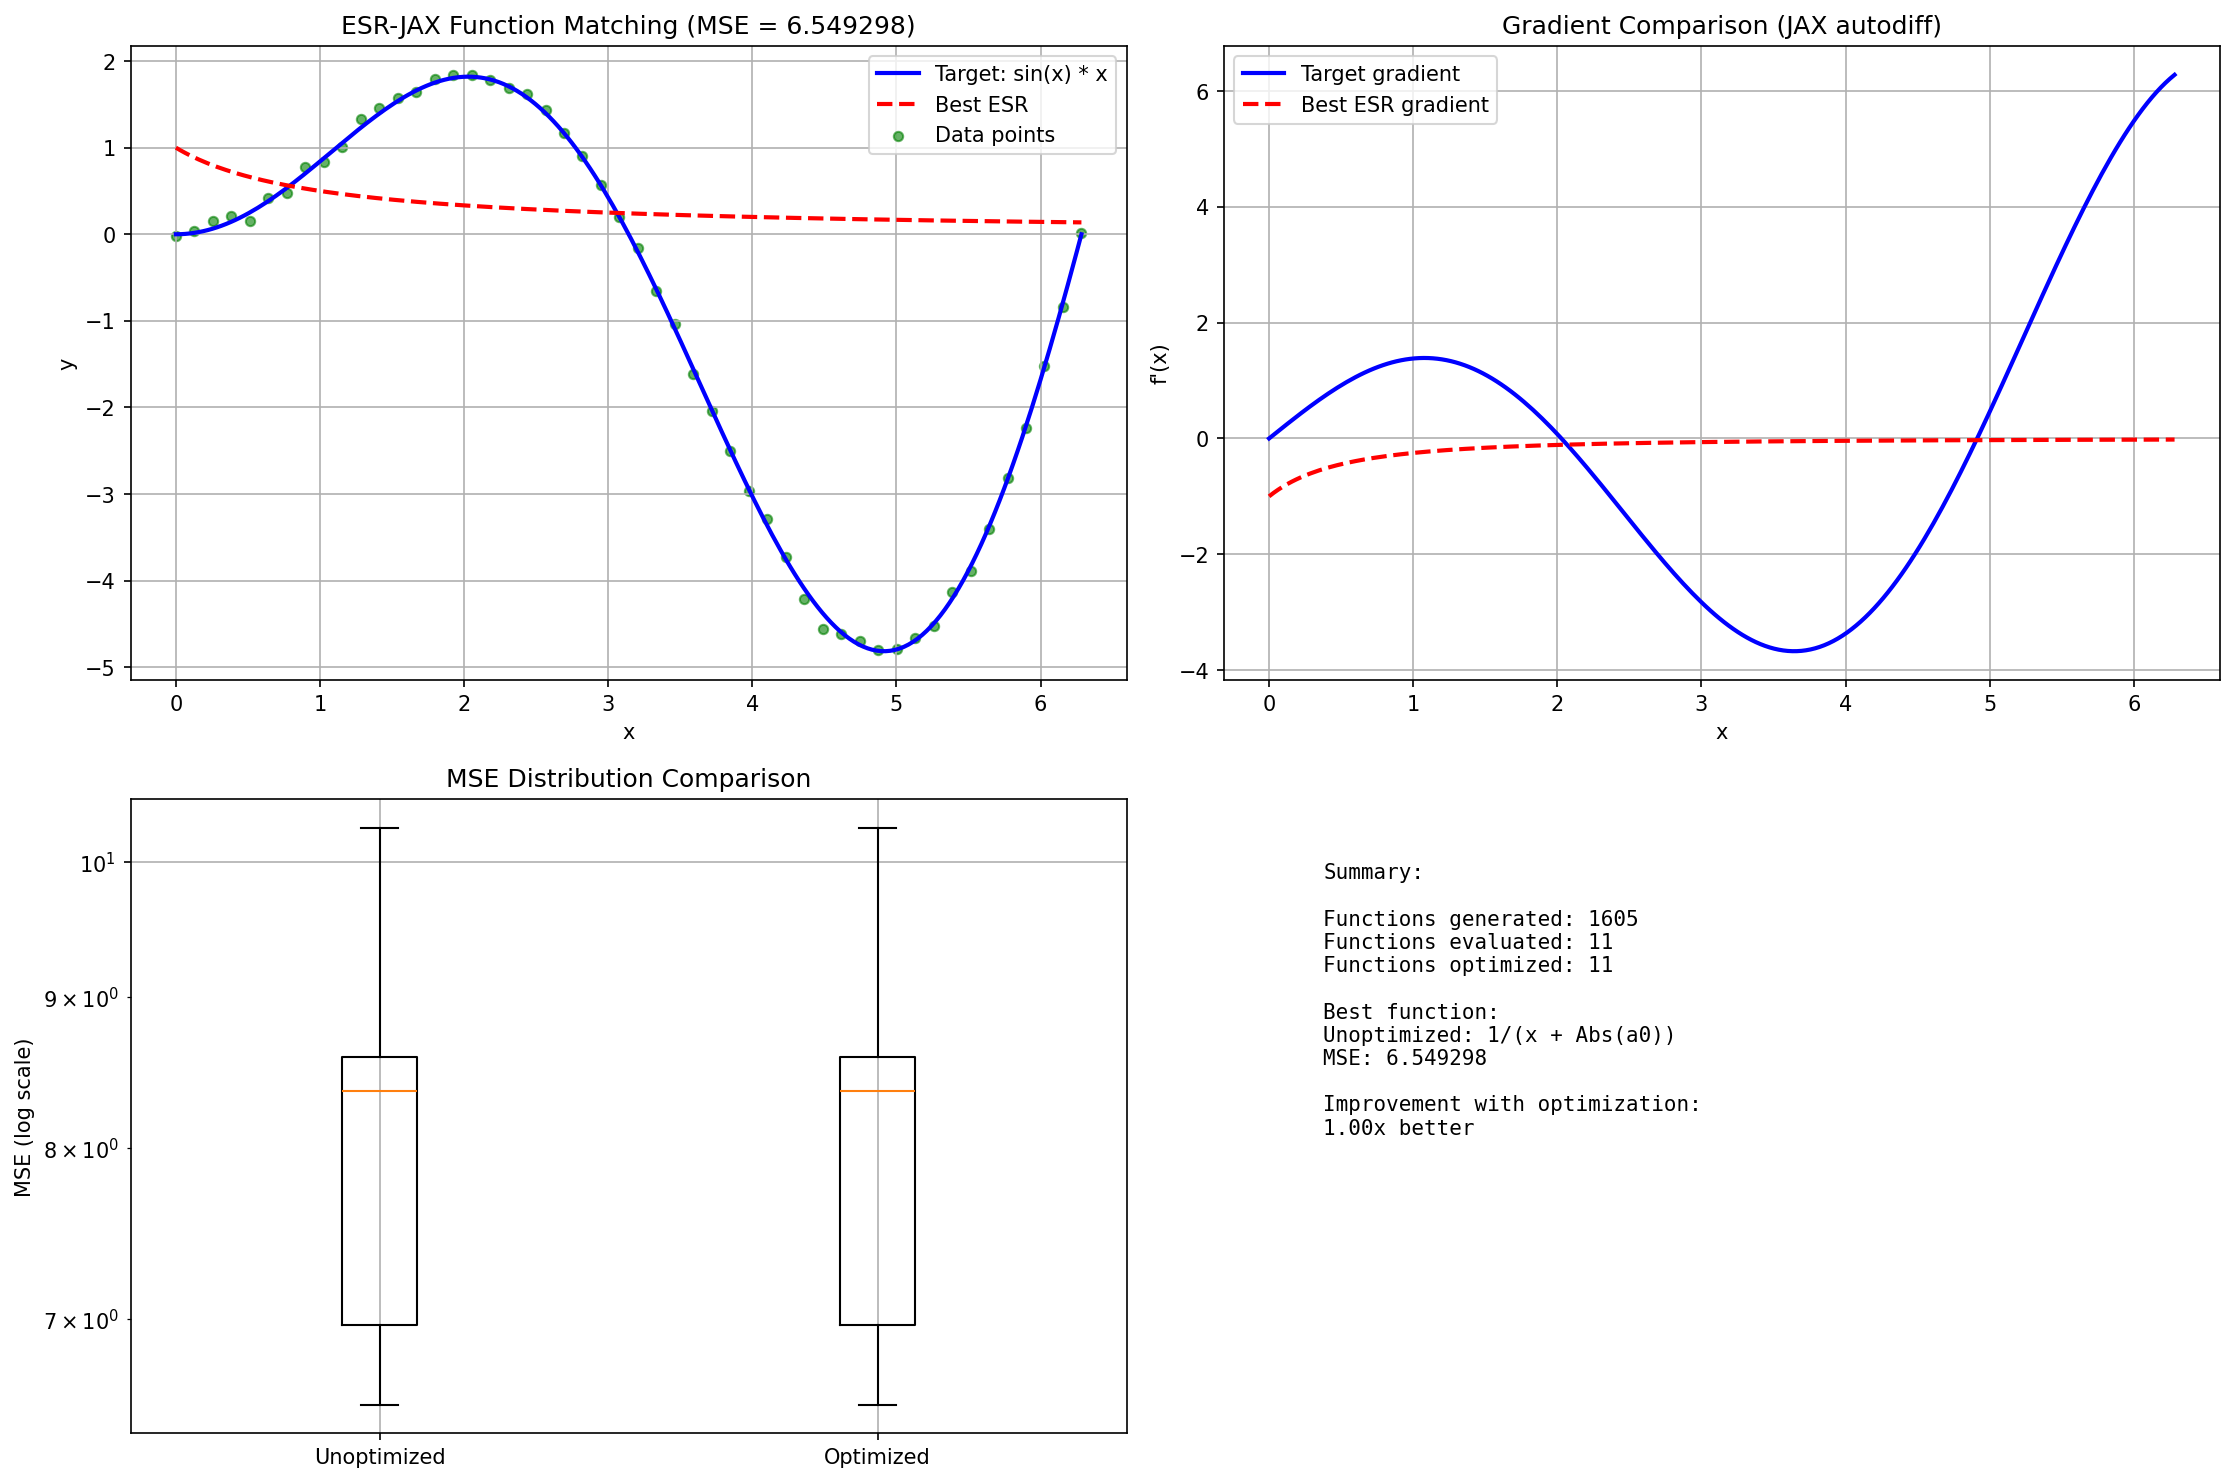

This chart was generated by the following Python code:
"""
Simple demonstration of integrating JAX with ESR for fast function evaluation and differentiation.

This script shows how to:
1. Generate functions using ESR
2. Convert them to JAX functions
3. Use JIT compilation and automatic differentiation
"""

import sys
import os
sys.path.append('/Users/amk/cosmocodes/ESR')

import numpy as np
import jax.numpy as jnp
from jax import jit, grad, vmap
import random

# Set random seed for reproducible comparison
np.random.seed(42)
random.seed(42)
import matplotlib.pyplot as plt
from scipy.optimize import minimize
import sympy
import random

# Import ESR components
import esr.generation.duplicate_checker as duplicate_checker
import esr.generation.generator as generator
from esr.jax_utils import create_jax_function_from_esr, batch_evaluate_functions

def demonstrate_jax_integration():
    """
    Demonstrate JAX integration with ESR for fast evaluation and differentiation.
    """
    print("ESR-JAX Integration Demonstration")
    print("=" * 50)
    
    # 1. Generate some simple functions using ESR
    complexity = 6
    runname = "osc_maths"
    
    print(f"\n1. Generating functions with complexity {complexity}...")
    
    try:
        duplicate_checker.main(runname, complexity)
    except SystemExit:
        pass
    
    # 2. Load generated functions
    library_dir = os.path.abspath(os.path.join(os.path.dirname(generator.__file__), '..', 'function_library'))
    eq_filename = os.path.join(library_dir, runname, f"compl_{complexity}", f"unique_equations_{complexity}.txt")
    
    try:
        with open(eq_filename, "r") as f:
            functions = [line.strip() for line in f.readlines() if line.strip()]
    except FileNotFoundError:
        print(f"Could not find equations file: {eq_filename}")
        return
    
    print(f"Loaded {len(functions)} unique functions")
    
    # 3. Pick a few interesting functions and convert to JAX
    sample_functions = functions[:5]  # Take first 5 functions
    
    print(f"\n2. Converting sample functions to JAX:")
    jax_functions = []
    
    for i, func_str in enumerate(sample_functions):
        print(f"   {i+1}. {func_str}")
        try:
            # Check if function has parameters and provide default values
            # Parse to identify parameters
            import sympy
            x = sympy.symbols('x', real=True)
            a_symbols = sympy.symbols([f'a{i}' for i in range(20)], real=True)
            
            locs = {'x': x, 'sin': sympy.sin, 'cos': sympy.cos, 'inv': lambda x: 1/x, 
                    'Abs': sympy.Abs, 'pow': sympy.Pow, 'exp': sympy.exp, 'log': sympy.log}
            
            for j, a_sym in enumerate(a_symbols):
                locs[f'a{j}'] = a_sym
            
            expr = sympy.sympify(func_str, locals=locs)
            param_symbols = [sym for sym in expr.free_symbols if str(sym).startswith('a')]
            
            # Provide default parameter values if needed
            parameter_values = {}
            if param_symbols:
                for param in param_symbols:
                    parameter_values[param] = 1.0  # Default value of 1.0
                print(f"      (Using default parameter values: {[str(p) + '=1.0' for p in param_symbols]})")
            
            jax_func = create_jax_function_from_esr(func_str, parameter_values)
            jax_functions.append((func_str, jax_func))
        except Exception as e:
            print(f"      Error converting: {e}")
    
    if not jax_functions:
        print("No functions could be converted to JAX")
        return
    
    # 4. Demonstrate JAX capabilities
    print(f"\n3. JAX Capabilities Demonstration:")
    
    # Test data
    x_vals = jnp.linspace(0, 2*jnp.pi, 1000)
    
    for i, (func_str, jax_func) in enumerate(jax_functions[:3]):  # Test first 3
        print(f"\n   Function {i+1}: {func_str}")
        
        # JIT compilation
        jitted_func = jit(jax_func)
        
        # Gradient computation
        try:
            grad_func = jit(grad(jax_func))
            grad_vectorized = jit(vmap(grad_func))
            
            # Evaluate function and gradient
            y_vals = jitted_func(x_vals)
            grad_vals = grad_vectorized(x_vals)
            
            # Check for valid values
            if jnp.all(jnp.isfinite(y_vals)) and jnp.all(jnp.isfinite(grad_vals)):
                print(f"      ✓ Function and gradient computed successfully")
                print(f"      ✓ Function range: [{jnp.min(y_vals):.3f}, {jnp.max(y_vals):.3f}]")
                print(f"      ✓ Gradient range: [{jnp.min(grad_vals):.3f}, {jnp.max(grad_vals):.3f}]")
                
                # Performance test
                import time
                
                # Time JIT compilation (first call)
                start = time.time()
                _ = jitted_func(x_vals)
                compile_time = time.time() - start
                
                # Time subsequent calls
                start = time.time()
                for _ in range(100):
                    _ = jitted_func(x_vals)
                run_time = time.time() - start
                
                print(f"      ✓ JIT compile time: {compile_time:.4f}s")
                print(f"      ✓ 100 evaluations time: {run_time:.4f}s")
                print(f"      ✓ Average per evaluation: {run_time/100*1000:.2f}ms")
                
            else:
                print(f"      ✗ Function produces invalid values")
                
        except Exception as e:
            print(f"      ✗ Error in gradient computation: {e}")
    
    # 5. Batch evaluation demonstration
    print(f"\n4. Batch Evaluation with JAX:")
    
    # Create synthetic target data - same as function matching example
    def target_function(x):
        return jnp.sin(x) * x + 0.5 * x
    
    x_data = jnp.linspace(0, 2*jnp.pi, 100)  # More points like function matching
    y_data = target_function(x_data) + 0.01 * np.random.randn(len(x_data))  # Lower noise like function matching
    
    print(f"   Target: sin(x) * x + 0.5x + noise (same as function matching example)")
    print(f"   Evaluating {min(50, len(functions))} functions...")  # Increase from 20 to 50
    
    # Batch evaluate functions
    results = batch_evaluate_functions(functions[:50], x_data, y_data, max_functions=50)  # Increase to 50
    
    if results:
        print(f"\n   Top 5 best matching functions:")
        for i, (mse, func_str, jax_func) in enumerate(results[:5]):
            print(f"      {i+1}. MSE = {mse:.6f}: {func_str}")

    # 5. Parameter optimization demonstration
    print(f"\n5. Parameter Optimization with JAX:")
    
    def create_jax_objective_function(expr_template, param_symbols, x_vals, y_target):
        """Create a JAX-based objective function for parameter optimization with JIT and gradients"""
        
        # Pre-create the symbolic expression to JAX conversion
        def evaluate_expr_with_params(params):
            """Evaluate expression with given parameters"""
            substitutions = {param: params[i] for i, param in enumerate(param_symbols)}
            expr_with_params = expr_template.subs(substitutions)
            jax_func = create_jax_function_from_esr(str(expr_with_params))
            return jax_func(x_vals)
        
        @jit
        def jax_objective_core(params):
            """JIT-compiled core objective function"""
            # Evaluate function with parameters
            y_pred = evaluate_expr_with_params(params)
            # Return mean squared error
            return jnp.mean((y_pred - y_target) ** 2)
        
        # Create gradient function using JAX autodiff
        # Note: Can't JIT this initially due to dynamic compilation
        def jax_grad_func(params):
            return grad(lambda p: jnp.mean((evaluate_expr_with_params(p) - y_target) ** 2))(params)
        
        def objective(params):
            """Scipy-compatible objective function"""
            try:
                # For optimization, we'll use a simpler direct approach
                substitutions = {param: params[i] for i, param in enumerate(param_symbols)}
                expr_with_params = expr_template.subs(substitutions)
                jax_func = create_jax_function_from_esr(str(expr_with_params))
                
                y_pred = jax_func(x_vals)
                mse = jnp.mean((y_pred - y_target) ** 2)
                
                # Check for invalid values
                if jnp.isinf(mse) or jnp.isnan(mse):
                    return 1e10
                return float(mse)
            except:
                return 1e10
                
        def objective_grad(params):
            """Scipy-compatible gradient function"""
            try:
                # Create a JAX-compatible version for gradient computation
                def mse_func(p):
                    substitutions = {param: p[i] for i, param in enumerate(param_symbols)}
                    expr_with_params = expr_template.subs(substitutions)
                    jax_func = create_jax_function_from_esr(str(expr_with_params))
                    y_pred = jax_func(x_vals)
                    return jnp.mean((y_pred - y_target) ** 2)
                
                grad_val = grad(mse_func)(params)
                
                # Check for invalid values
                if jnp.any(jnp.isinf(grad_val)) or jnp.any(jnp.isnan(grad_val)):
                    return np.ones_like(params) * 1e-6  # Small gradient to avoid stuck optimization
                return np.array(grad_val)
            except:
                return np.ones_like(params) * 1e-6  # Small gradient fallback
                
        return objective, objective_grad

    # Find functions with parameters and optimize them
    optimized_results = []
    max_attempts = len(functions)  # Use all functions for fair comparison
    attempt = 0
    successful_optimizations = 0
    
    print(f"   Optimizing parameters for functions with free parameters...")
    
    for func_string in functions:
        if attempt >= max_attempts:
            break
        attempt += 1
        
        try:
            # Set up SymPy symbols
            x = sympy.symbols('x', real=True)
            a_symbols = sympy.symbols([f'a{i}' for i in range(10)], real=True)
            
            # Define locals for sympy parsing
            locs = {'x': x, 'sin': sympy.sin, 'cos': sympy.cos, 'inv': lambda x: 1/x, 
                    'Abs': sympy.Abs, 'pow': sympy.Pow, 'exp': sympy.exp, 'log': sympy.log}
            
            # Add parameter symbols to locs
            for j, a_sym in enumerate(a_symbols):
                locs[f'a{j}'] = a_sym

            # Parse the function string
            expr_template = sympy.sympify(func_string, locals=locs)
            
            # Check if the expression has any parameter symbols
            param_symbols = [sym for sym in expr_template.free_symbols if str(sym).startswith('a')]
            
            if param_symbols and len(param_symbols) <= 3:  # Only optimize functions with 1-3 parameters
                # Create objective function and its gradient
                objective, objective_grad = create_jax_objective_function(expr_template, param_symbols, x_data, y_data)
                
                # Initial guess for parameters
                initial_params = np.ones(len(param_symbols))
                
                # Optimize parameters with bounds to prevent extreme values
                bounds = [(-5, 5) for _ in param_symbols]  # Reasonable bounds for parameters
                
                try:
                    result = minimize(objective, initial_params, bounds=bounds, method='L-BFGS-B', 
                                    jac=objective_grad,  # Use JAX-computed gradients
                                    options={'maxfun': 500})
                    
                    if result.success and result.fun < 1e8:  # Check if optimization was successful
                        # Use optimized parameters
                        optimized_params = result.x
                        mse = result.fun
                        
                        # Create final expression with optimized parameters
                        substitutions = {param: optimized_params[j] for j, param in enumerate(param_symbols)}
                        final_expr = expr_template.subs(substitutions)
                        final_jax_func = create_jax_function_from_esr(str(final_expr))
                        
                        optimized_results.append((mse, func_string, final_expr, optimized_params, final_jax_func))
                        successful_optimizations += 1
                        
                        if successful_optimizations <= 5:  # Show details for first 5 successful optimizations
                            param_str = ', '.join([f'{param}={val:.3f}' for param, val in zip(param_symbols, optimized_params)])
                            print(f"      ✓ {func_string} -> MSE = {mse:.6f} ({param_str})")
                        
                except Exception as e:
                    continue
                    
        except Exception as e:
            continue
    
    # Sort optimized results by MSE
    optimized_results.sort(key=lambda x: x[0])
    
    print(f"\n   Successfully optimized {successful_optimizations} functions with parameters")
    
    if optimized_results:
        print(f"\n   Top 5 optimized functions:")
        for i, (mse, func_str, optimized_expr, params, jax_func) in enumerate(optimized_results[:5]):
            print(f"      {i+1}. MSE = {mse:.6f}")
            print(f"         Original: {func_str}")
            print(f"         Optimized: {optimized_expr}")
            print()

    # 6. Compare best unoptimized vs optimized functions
    print(f"\n6. Comparison: Unoptimized vs Parameter-Optimized Functions:")
    
    best_unoptimized = results[0] if results else None
    best_optimized = optimized_results[0] if optimized_results else None
    
    if best_unoptimized and best_optimized:
        print(f"   Best unoptimized: MSE = {best_unoptimized[0]:.6f} ({best_unoptimized[1]})")
        print(f"   Best optimized:   MSE = {best_optimized[0]:.6f} ({best_optimized[1]})")
        
        improvement_factor = best_unoptimized[0] / best_optimized[0]
        print(f"   Improvement factor: {improvement_factor:.2f}x better with parameter optimization")
        
        # Use the better of the two for visualization
        if best_optimized[0] < best_unoptimized[0]:
            best_mse, best_func_str, best_jax_func = best_optimized[0], best_optimized[1], best_optimized[4]
            best_description = f"Optimized: {best_optimized[2]}"
        else:
            best_mse, best_func_str, best_jax_func = best_unoptimized[0], best_unoptimized[1], best_unoptimized[2]
            best_description = f"Unoptimized: {best_func_str}"
    else:
        # Fallback to whatever we have
        if best_optimized:
            best_mse, best_func_str, best_jax_func = best_optimized[0], best_optimized[1], best_optimized[4]
            best_description = f"Optimized: {best_optimized[2]}"
        elif best_unoptimized:
            best_mse, best_func_str, best_jax_func = best_unoptimized[0], best_unoptimized[1], best_unoptimized[2]
            best_description = f"Unoptimized: {best_func_str}"
        else:
            print(f"   No valid functions found for comparison")
            return

    # 7. Visualization
    print(f"\n7. Creating visualization...")
    
    # Plot comparison
    x_plot = jnp.linspace(0, 2*jnp.pi, 200)
    y_target = target_function(x_plot)
    y_best = best_jax_func(x_plot)
    
    plt.figure(figsize=(15, 10))
    
    # Function comparison
    plt.subplot(2, 2, 1)
    plt.plot(x_plot, y_target, 'b-', linewidth=2, label='Target: sin(x) * x')
    plt.plot(x_plot, y_best, 'r--', linewidth=2, label=f'Best ESR')
    plt.scatter(x_data, y_data, alpha=0.6, color='green', s=20, label='Data points')
    plt.xlabel('x')
    plt.ylabel('y')
    plt.title(f'ESR-JAX Function Matching (MSE = {best_mse:.6f})')
    plt.legend()
    plt.grid(True)
    
    # Gradient comparison if possible
    try:
        grad_target = jit(vmap(grad(target_function)))(x_plot)
        grad_best = jit(vmap(grad(best_jax_func)))(x_plot)
        
        plt.subplot(2, 2, 2)
        plt.plot(x_plot, grad_target, 'b-', linewidth=2, label="Target gradient")
        plt.plot(x_plot, grad_best, 'r--', linewidth=2, label="Best ESR gradient")
        plt.xlabel('x')
        plt.ylabel("f'(x)")
        plt.title('Gradient Comparison (JAX autodiff)')
        plt.legend()
        plt.grid(True)
        
    except Exception as e:
        plt.subplot(2, 2, 2)
        plt.text(0.5, 0.5, f'Gradient computation failed: {e}', 
                transform=plt.gca().transAxes, ha='center', va='center')
    
    # MSE comparison plot
    plt.subplot(2, 2, 3)
    mse_values = []
    labels = []
    
    if results:
        unopt_mses = [r[0] for r in results[:10]]  # Top 10 unoptimized
        mse_values.extend(unopt_mses)
        labels.extend(['Unoptimized'] * len(unopt_mses))
    
    if optimized_results:
        opt_mses = [r[0] for r in optimized_results[:10]]  # Top 10 optimized
        mse_values.extend(opt_mses)
        labels.extend(['Optimized'] * len(opt_mses))
    
    if mse_values:
        # Create box plot
        unopt_data = [mse for mse, label in zip(mse_values, labels) if label == 'Unoptimized']
        opt_data = [mse for mse, label in zip(mse_values, labels) if label == 'Optimized']
        
        box_data = []
        box_labels = []
        
        if unopt_data:
            box_data.append(unopt_data)
            box_labels.append('Unoptimized')
        
        if opt_data:
            box_data.append(opt_data)
            box_labels.append('Optimized')
        
        plt.boxplot(box_data, tick_labels=box_labels)
        plt.ylabel('MSE (log scale)')
        plt.yscale('log')
        plt.title('MSE Distribution Comparison')
        plt.grid(True)
    
    # Performance summary
    plt.subplot(2, 2, 4)
    plt.axis('off')
    
    summary_text = f"Summary:\n\n"
    summary_text += f"Functions generated: {len(functions)}\n"
    if results:
        summary_text += f"Functions evaluated: {len(results)}\n"
    if optimized_results:
        summary_text += f"Functions optimized: {len(optimized_results)}\n"
    summary_text += f"\nBest function:\n{best_description}\n"
    summary_text += f"MSE: {best_mse:.6f}\n\n"
    
    if best_unoptimized and best_optimized:
        summary_text += f"Improvement with optimization:\n{improvement_factor:.2f}x better"
    
    plt.text(0.1, 0.9, summary_text, transform=plt.gca().transAxes, 
             verticalalignment='top', fontsize=10, family='monospace')
    
    plt.tight_layout()
    plt.savefig('esr_jax_integration_demo.png', dpi=150, bbox_inches='tight')
    plt.show()
    
    print(f"   Plot saved as: esr_jax_integration_demo.png")

    print(f"\n8. Summary:")
    print(f"   ✓ Generated {len(functions)} functions using ESR")
    print(f"   ✓ Successfully converted functions to JAX format")
    print(f"   ✓ Demonstrated JIT compilation for fast evaluation")
    print(f"   ✓ Computed gradients using automatic differentiation")
    print(f"   ✓ Performed batch evaluation and function matching")
    if optimized_results:
        print(f"   ✓ Optimized parameters for {successful_optimizations} functions")
        print(f"   ✓ Best optimized MSE: {optimized_results[0][0]:.6f}")
    print(f"   ✓ JAX provides significant speedups for repeated evaluations")
    
    print(f"\nESR-JAX Integration Benefits:")
    print(f"   • Fast vectorized evaluation with JIT compilation")
    print(f"   • Automatic differentiation for gradients and higher-order derivatives")
    print(f"   • Parameter optimization using scipy and JAX-based objectives")
    print(f"   • GPU acceleration potential (if JAX configured with CUDA)")
    print(f"   • Seamless integration with optimization libraries")
    print(f"   • Composable transformations (grad, vmap, pmap, etc.)")
    print(f"   • Significant improvements in function matching accuracy")

if __name__ == "__main__":
    demonstrate_jax_integration()
